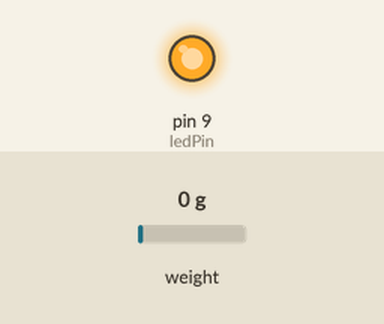
This sketch was run on a simulated Arduino Uno, built with avr-gcc and run on an emulated ATmega328P. Parts: output pins drawn as LEDs (lit = HIGH). Inputs (shaded band) come from the test bench; at power-on: weight on the scale 0 g. What the sketch prints to the serial monitor is not drawn.

Above: at 4.7 s.
4.8 s: weight on the scale set to 9 g
6.3 s: weight on the scale set to 12 g
At 7.2 s:
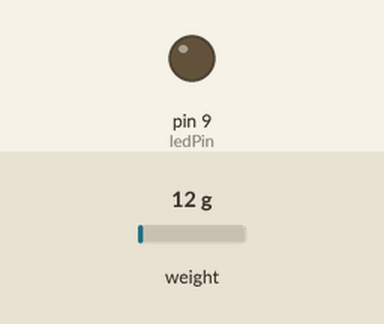
Timing chart, 0 to 9.3 s (numbered marks = the images above; inputs shaded):
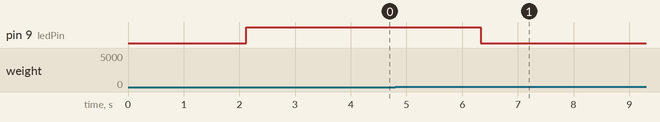

The sketch:

CodeViltje.ino
```cpp
#include "HX711.h"

HX711 scale(6, 5);
int const ledPin = 9;

float calibration_factor = 523;
int units;
float tolerance = 10;

bool debugMode = false;

void setup() {
  scale.set_scale();
  scale.tare();
  long zero_factor = scale.read_average();

  pinMode(ledPin, OUTPUT);
  Serial.begin(9600);
  Serial.println("Zet een leeg glas op viltje en kijken of het lampje aan is. Zo niet, reset de arduino.");
}

void loop() {
  scale.set_scale(calibration_factor);
  units = scale.get_units(), 1;

  if (units <= tolerance && units >= -tolerance){
    digitalWrite(ledPin, HIGH);
  }else{
    digitalWrite(ledPin, LOW);
  }

  if(Serial.available())
  {
    char temp = Serial.read();
    if(temp == '+' || temp == 'a')
      calibration_factor += 1;
    else if(temp == '-' || temp == 'z')
      calibration_factor -= 1;
    else if(temp == 'd' || temp == 'D')
      debugMode = !debugMode;
      Serial.print("Debug Mode: ");
      Serial.println(debugMode);
  }

  if(debugMode){
     Serial.print("Reading: ");
     Serial.print(units);
     Serial.print(" grams");
     Serial.print(" calibration_factor: ");
     Serial.print(calibration_factor);
     Serial.println();
  }

  delay(100);
}
```

Measured:
- the behaviour switches between 10 and 11 g on weight on the scale (found by bisection; images 0 and 1)
- after the input at 4.8 s, every drawn part: stays the same
- after the input at 6.3 s, pin 9 (ledPin): HIGH → LOW at once
